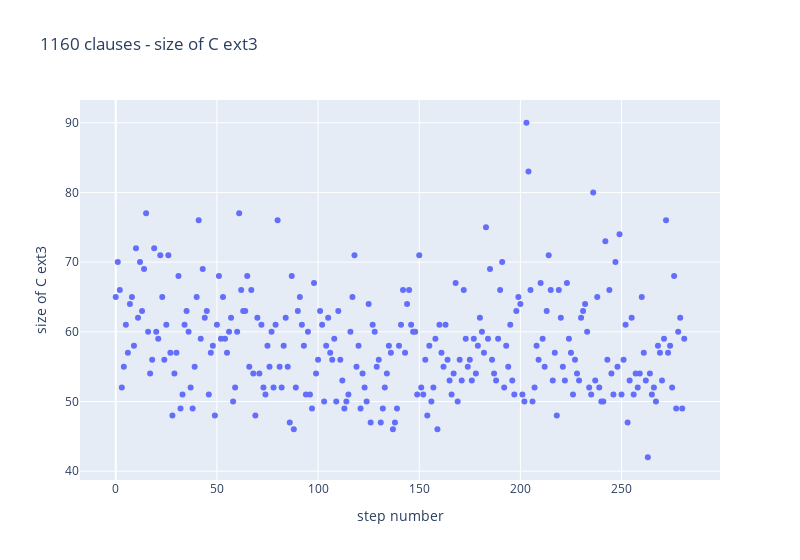

Write notebook code for a chart like this one.
### Code cell
for ext in ['3']:
    zebra_ext = zebra[zebra['ext']== ext]

    x1 = [i for i in range(len(list(zebra_ext['s_hs'])[0]))]
    y1 = list(zebra_ext['s_hs'])[0]
    x2 = [i for i in range(len(list(zebra_ext['s_grow'])[0]))]
    y2 = list(zebra_ext['s_grow'])[0]
    fig = go.Figure()
    #fig.add_trace(go.Scatter(x=x1, y=y1, mode='lines',name=f"size of hs ext{ext}"))
    fig.add_trace(go.Scatter(x=x2, y=y2, mode='markers',name=f"{int(zebra_ext['clauses'])} clauses - size of C ext{ext}"))
    #fig.add_trace(go.Scatter(x=x2, y=, mode='markers',name=f"{zebra_ext['clauses']} clauses - size of C ext{ext}"))
    # Edit the layout
    fig.update_layout(
    autosize=False,
    width=800,
        title=f"{int(zebra_ext['clauses'])} clauses - size of C ext{ext}",
                       xaxis_title='step number',
                       yaxis_title=f'size of C ext{ext}')
    
fig.show()

### Figure 1 — Plotly figure (JSON) as saved in the notebook; plotly's stock layout.template omitted (floating-point values rounded to 4 significant figures; data arrays with more than 128 entries replaced by an {"elided": "..."} marker saying what was removed)
{"data": [{"mode": "markers", "name": "1160 clauses - size of C ext3", "type": "scatter", "x": {"elided": "282 int values"}, "y": {"elided": "282 int values"}}], "layout": {"autosize": false, "title": {"text": "1160 clauses - size of C ext3"}, "width": 800, "xaxis": {"title": {"text": "step number"}}, "yaxis": {"title": {"text": "size of C ext3"}}}}
